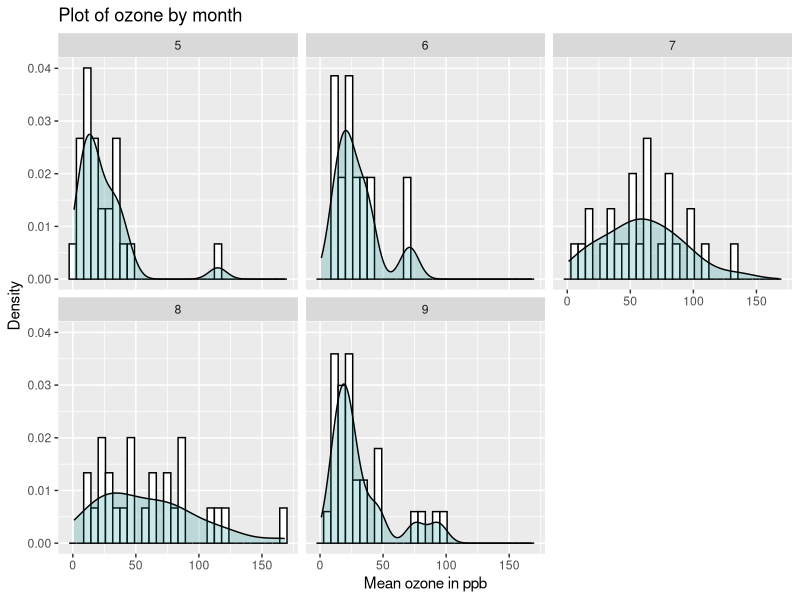
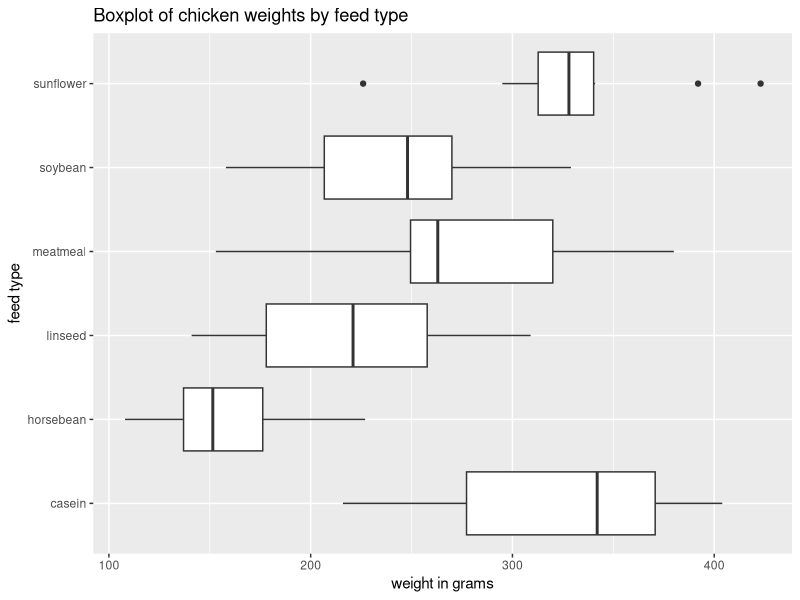
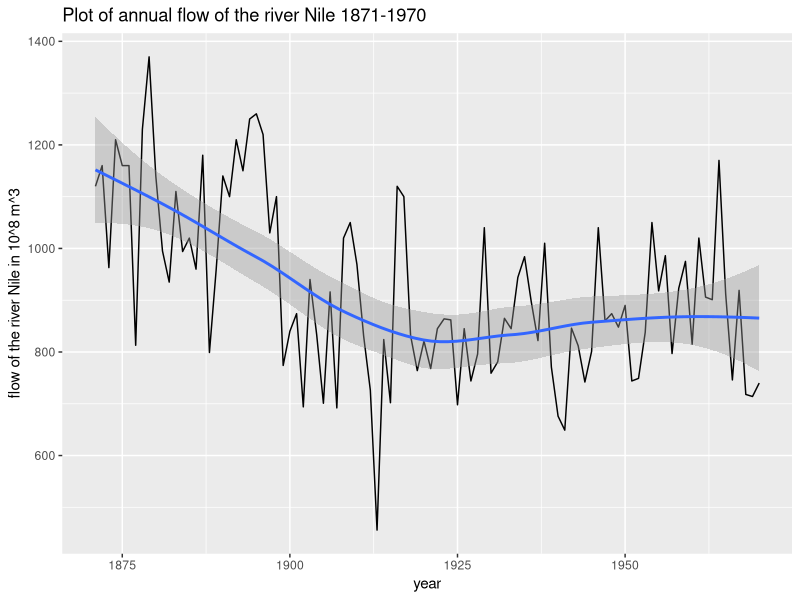
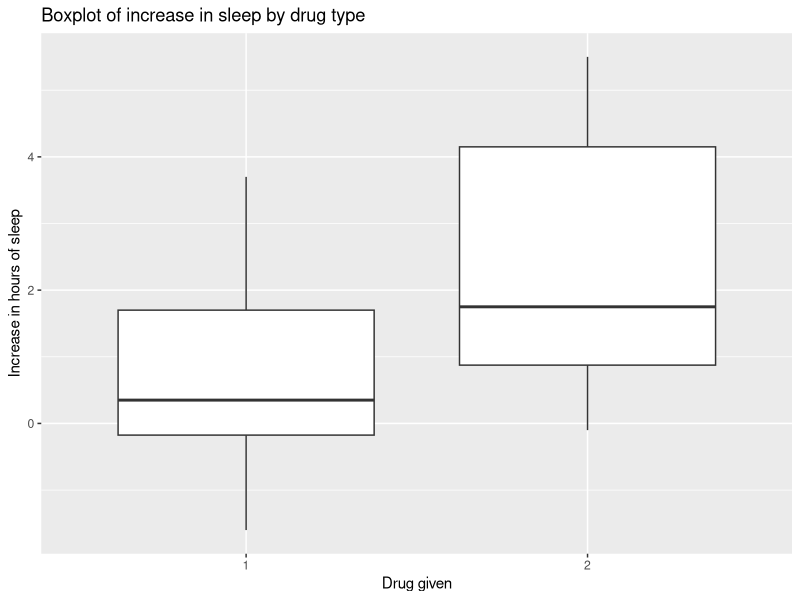

These figures' R source, in order:
library(tidyverse)
library(tidyr)
data(airquality)
data(chickwts)
data(Nile)
data(sleep)

# Air quality data
# use as.tibble to change the data format to something more compatible with tidyverse tools
tairquality <- as.tibble(airquality)
# use gglot2 to make a figure using the data set
ggplot(data = tairquality, mapping = aes(x = Ozone)) +
  geom_histogram(aes(y=..density..), color="black", fill="white") +
  geom_density(alpha=.2, fill="darkcyan") +
  facet_wrap(~ Month, nrow = 2) +
  xlab('Mean ozone in ppb') +
  ylab("Density") +
  ggtitle("Plot of ozone by month")

by_month <- group_by(tairquality, Month)
summarise(by_month, ozone = mean(Ozone, na.rm = T))

# Chicken weights data
tchickwts <- as.tibble(chickwts)
ggplot(data = tchickwts, mapping = aes( x = feed, y = weight)) +
  geom_boxplot() +
  coord_flip() +
  ylab('weight in grams') +
  xlab("feed type") +
  ggtitle("Boxplot of chicken weights by feed type")

by_feed <- group_by(tchickwts, feed)
summarise(by_feed, weight = median(weight, na.rm = T))

# Nile river data
tNile <- as.tibble(Nile) %>%
  mutate(year = 1871:1970) 

ggplot(data = tNile, mapping = aes(x = as.numeric(year), y = as.numeric(x))) +
  geom_line() +
  geom_smooth() +
  ylab('flow of the river Nile in 10^8 m^3') +
  xlab("year") +
  ggtitle("Plot of annual flow of the river Nile 1871-1970")

before_1898 <- tNile %>%
  filter(year < 1898)
after_1898 <- tNile %>%
  filter(year > 1898)
mean(before_1898$x)
mean(after_1898$x)

# Student sleep data
tsleep <- as.tibble(sleep)
ggplot(data = tsleep, mapping = aes(x = group, y = extra)) +
  geom_boxplot() +
  xlab('Drug given') +
  ylab("Increase in hours of sleep") +
  ggtitle("Boxplot of increase in sleep by drug type")

sleep_wide <- spread(sleep,group,extra) %>%
  mutate(diff = `2` - `1`)
sleep_wide$diff

